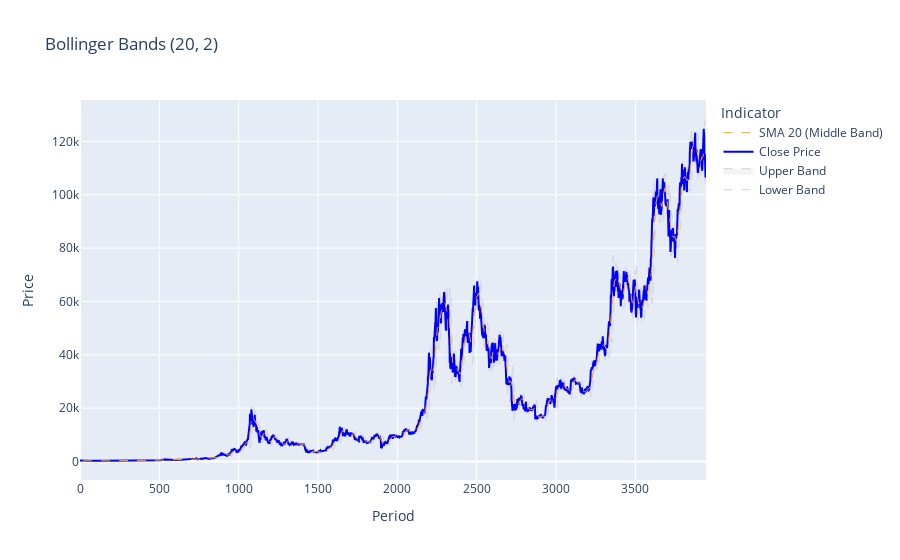

This figure's notebook cell:
### Code cell
import plotly.graph_objects as go

fig = go.Figure()

fig.add_trace(go.Scatter(
    x=close_df.index,
    y=close_df['Lower Band'],
    name='Lower Band',
    line=dict(color='lightgray', width=1, dash='dash'),
))

fig.add_trace(go.Scatter(
    x=close_df.index,
    y=close_df['Upper Band'],
    name='Upper Band',
    line=dict(color='lightgray', width=1, dash='dash'),
    fill='tonexty', 
    fillcolor='rgba(200, 200, 200, 0.2)'
))

fig.add_trace(go.Scatter(
    x=close_df.index,
    y=close_df['Close'],
    name='Close Price',
    line=dict(color='blue', width=2)
))

fig.add_trace(go.Scatter(
    x=close_df.index,
    y=close_df['Middle Band'],
    name=f'SMA {bb_window} (Middle Band)',
    line=dict(color='orange', width=1, dash='dash')
))

# --- 3. Update Layout & Show ---

fig.update_layout(
    title=f'Bollinger Bands ({bb_window}, {bb_kstd})',
    xaxis_title='Period',
    yaxis_title='Price',
    legend_title='Indicator',
    hovermode='x unified'
)

fig.show()

### Figure 1 — Plotly figure (JSON) as saved in the notebook; plotly's stock layout.template omitted (floating-point values rounded to 4 significant figures; data arrays with more than 128 entries replaced by an {"elided": "..."} marker saying what was removed)
{"data": [{"line": {"color": "lightgray", "dash": "dash", "width": 1}, "name": "Lower Band", "type": "scatter", "x": {"elided": "3946 int values"}, "y": {"elided": "3946 float values"}}, {"fill": "tonexty", "fillcolor": "rgba(200, 200, 200, 0.2)", "line": {"color": "lightgray", "dash": "dash", "width": 1}, "name": "Upper Band", "type": "scatter", "x": {"elided": "3946 int values"}, "y": {"elided": "3946 float values"}}, {"line": {"color": "blue", "width": 2}, "name": "Close Price", "type": "scatter", "x": {"elided": "3946 int values"}, "y": {"elided": "3946 float values"}}, {"line": {"color": "orange", "dash": "dash", "width": 1}, "name": "SMA 20 (Middle Band)", "type": "scatter", "x": {"elided": "3946 int values"}, "y": {"elided": "3946 float values"}}], "layout": {"hovermode": "x unified", "legend": {"title": {"text": "Indicator"}}, "title": {"text": "Bollinger Bands (20, 2)"}, "xaxis": {"title": {"text": "Period"}}, "yaxis": {"title": {"text": "Price"}}}}
